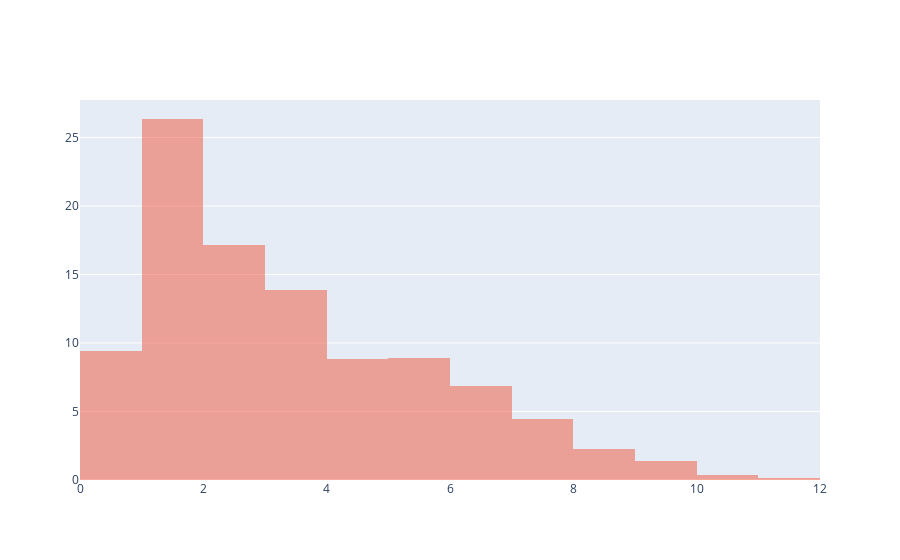

The code cell stored with this chart in its notebook:
### Code cell
fig = go.Figure()
fig.add_trace(go.Histogram(x=hist_data(rs_df,50,5), histnorm='percent', name='RS',
                           xbins={'start':0,'end':46,'size':1}))
fig.add_trace(go.Histogram(x=hist_data(playoffs_df,5,1), histnorm='percent',
                           name='Playoffs', xbins={'start':0,'end':46,'size':1}))
fig.update_layout(barmode='overlay')
fig.update_traces(opacity=0.5)
fig.show()

### Figure 1 — Plotly figure (JSON) as saved in the notebook; plotly's stock layout.template omitted (floating-point values rounded to 4 significant figures; data arrays with more than 128 entries replaced by an {"elided": "..."} marker saying what was removed)
{"data": [{"histnorm": "percent", "name": "RS", "opacity": 0.5, "type": "histogram", "x": [], "xbins": {"end": 46, "size": 1, "start": 0}}, {"histnorm": "percent", "name": "Playoffs", "opacity": 0.5, "type": "histogram", "x": {"elided": "1446 float values"}, "xbins": {"end": 46, "size": 1, "start": 0}}], "layout": {"barmode": "overlay"}}
